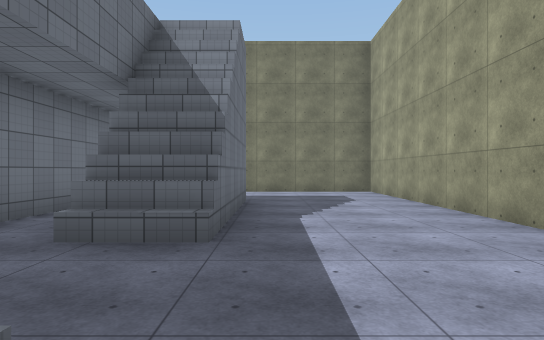
View 1 (above)

20 first-person views from a walk through a Unity game level. The camera is 1.4 m above the floor, looks level and sees 75° across. The floor is counted in squares, 2 m on a side. Each view is taken from the middle of a square. On the plan, view 1 faces up. The plan holds only what a view shows up to about 11 squares ahead; the rest is blank. The place goes on beyond the plan. The player character is not drawn. Surface patterns are stand-ins for the level's own textures.

View 2
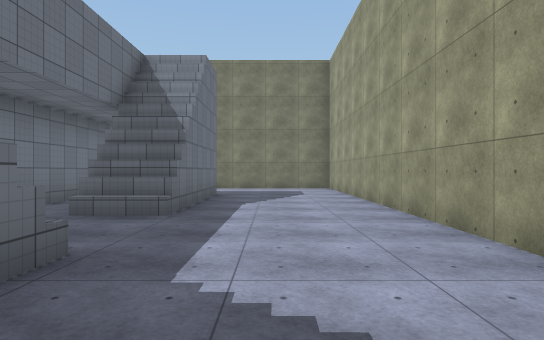

View 3
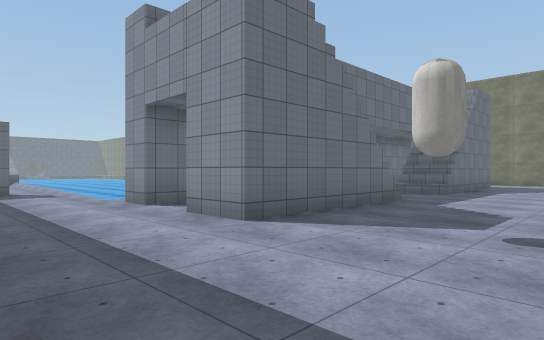

View 4
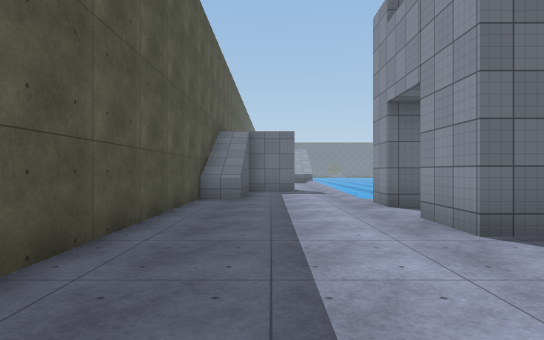

View 5
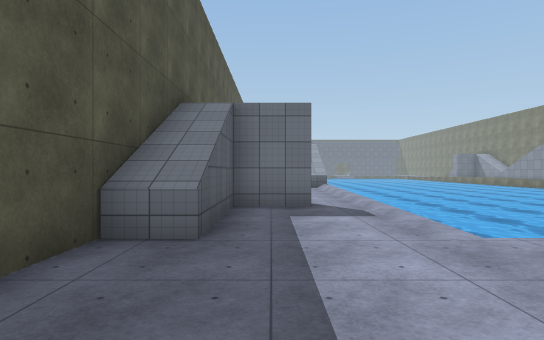

View 6
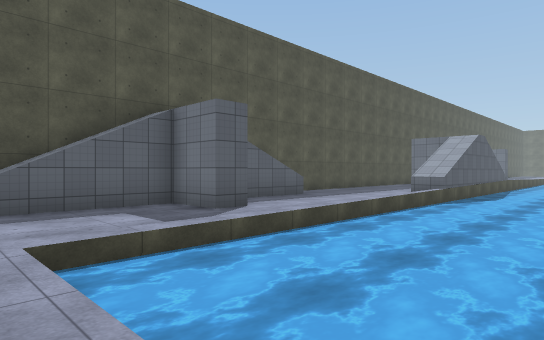

View 7
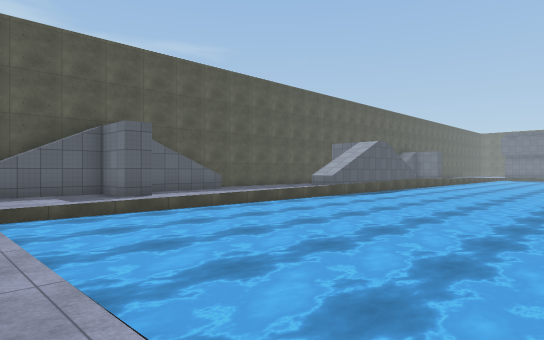

View 8
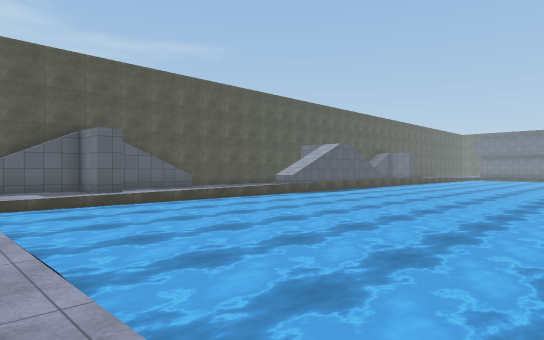

View 9
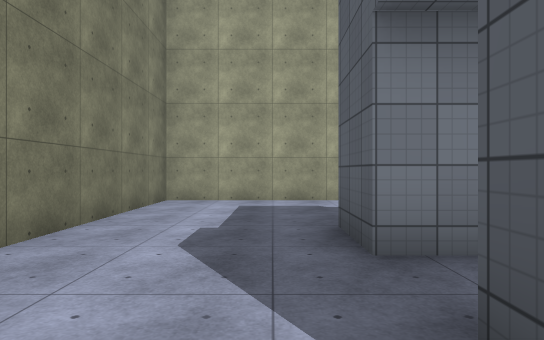

View 10
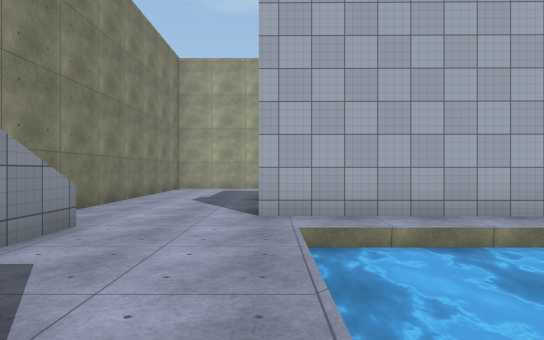

View 11
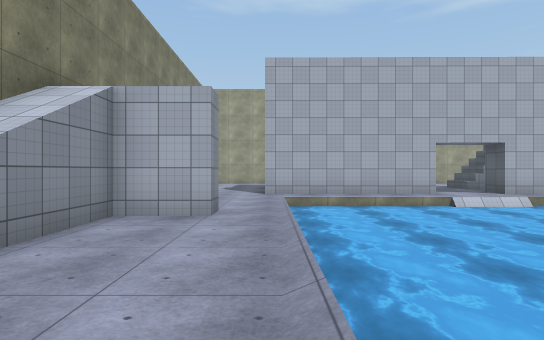

View 12
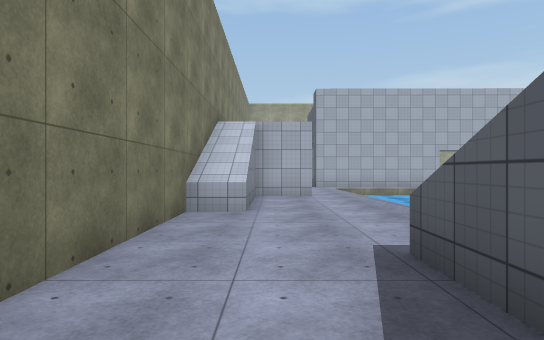

View 13
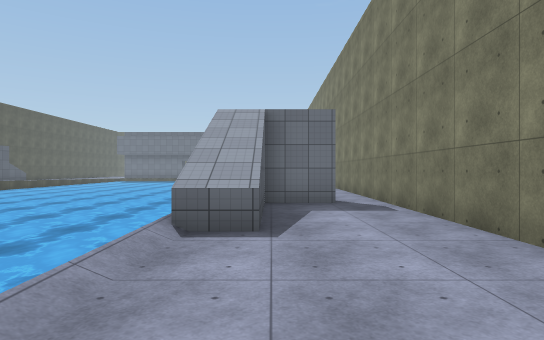

View 14
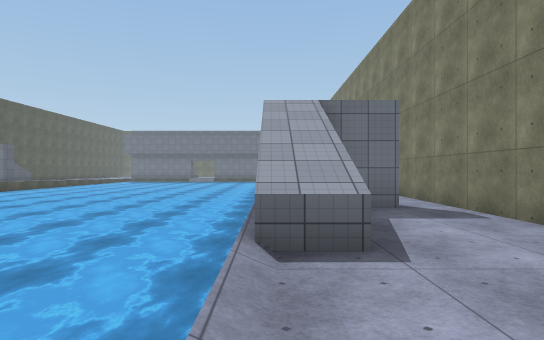

View 15
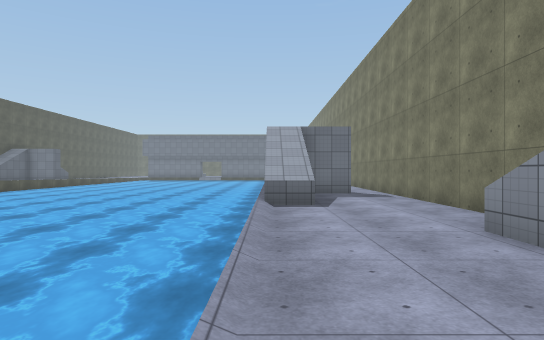

View 16
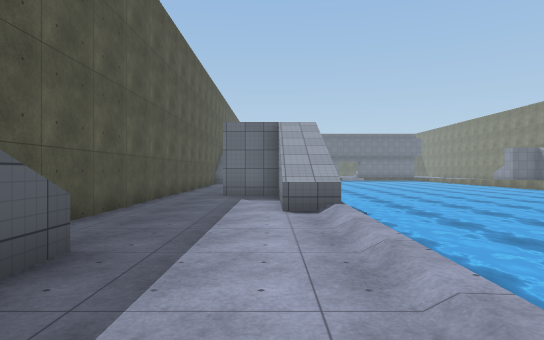

View 17
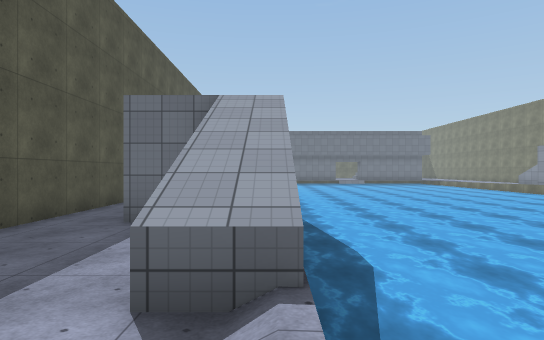

View 18
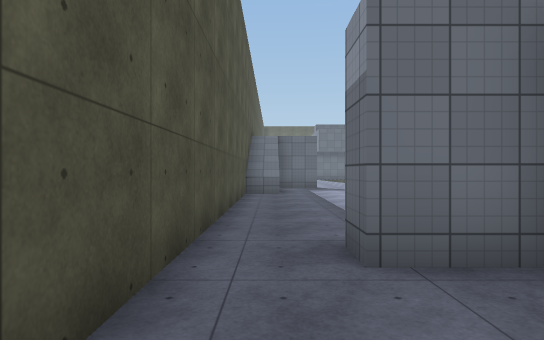

View 19
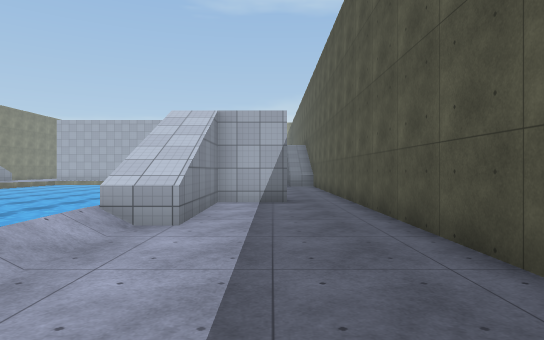

View 20
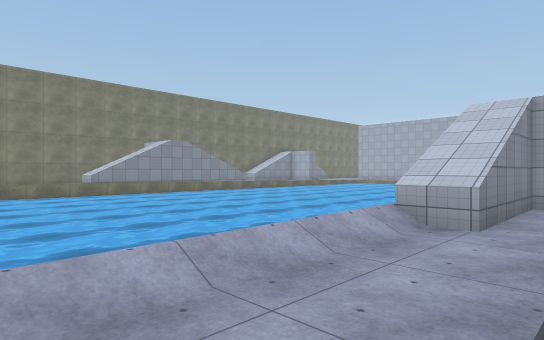

### Floor plan
Key: @ floor where view 1 was taken; # wall or solid block; . floor; / step, stairs or slope; ≈ water the walk keeps out of; ^ raised ledge.
Columns run from 28 left of view 1 to 4 right of it. Each row starts with its distance up from view 1.
 12      ##########         #########
 11      ..........^#### ##.........#
 10         #..........#............#
  9         #..........#............#
  8         ####^...........#.##....#
  7   ≈ ≈≈≈≈≈≈≈≈≈≈≈≈≈≈≈≈≈≈≈.# ##....#
  6   ≈≈≈≈≈≈≈≈≈≈≈≈≈≈≈≈≈≈≈≈≈.#  #....#
  5   ≈≈≈≈≈≈≈≈≈≈≈≈≈≈≈≈≈≈≈≈≈.#. #....#
  4  ≈≈≈≈≈≈≈≈≈≈≈≈≈≈≈≈≈≈≈≈≈≈.#.##....#
  3  ≈≈≈≈≈≈≈≈≈≈≈≈≈≈≈≈≈≈≈≈≈≈.........#
  2  ≈≈≈≈≈≈≈≈≈≈≈≈≈≈≈≈≈≈≈≈≈≈.. ......#
  1  ≈≈≈≈≈≈≈≈≈≈≈≈≈≈≈≈≈≈≈≈≈≈.#  ^....#
  0  ≈≈≈≈≈≈≈≈≈≈≈≈≈≈≈≈≈≈≈≈≈≈.#  #@...
 -1  ≈≈≈≈≈≈≈≈≈≈≈≈≈≈≈≈≈≈≈≈≈≈    #...
 -2  ≈≈≈≈≈≈≈≈≈≈≈≈≈≈≈≈≈≈≈≈≈≈.   #...
 -3    ≈≈≈≈≈≈≈≈≈≈≈≈≈≈≈≈≈≈≈≈.#.##....
 -4 /////^######^//////.............
 -5 ........#.......................
 -6 ........#..........#............
 -7 #..............^######^.........
 -8 ###############       ########

Positions as (right, up) in squares from view 1, and headings:
1: (0, 0), facing up
2: (1, -2), facing up
3: (3, -7), facing up-left
4: (3, -6), facing left
5: (-2, -6), facing left
6: (-5, 0), facing down-left
7: (-5, 4), facing down-left
8: (-5, 6), facing down-left
9: (-5, 9), facing right
10: (-10, 8), facing right
11: (-15, 8), facing right
12: (-19, 10), facing right
13: (-12, 9), facing left
14: (-13, 8), facing left
15: (-9, 8), facing left
16: (-10, -5), facing left
17: (-14, -4), facing left
18: (-17, -7), facing left
19: (-28, -6), facing right
20: (-28, -6), facing up-right
